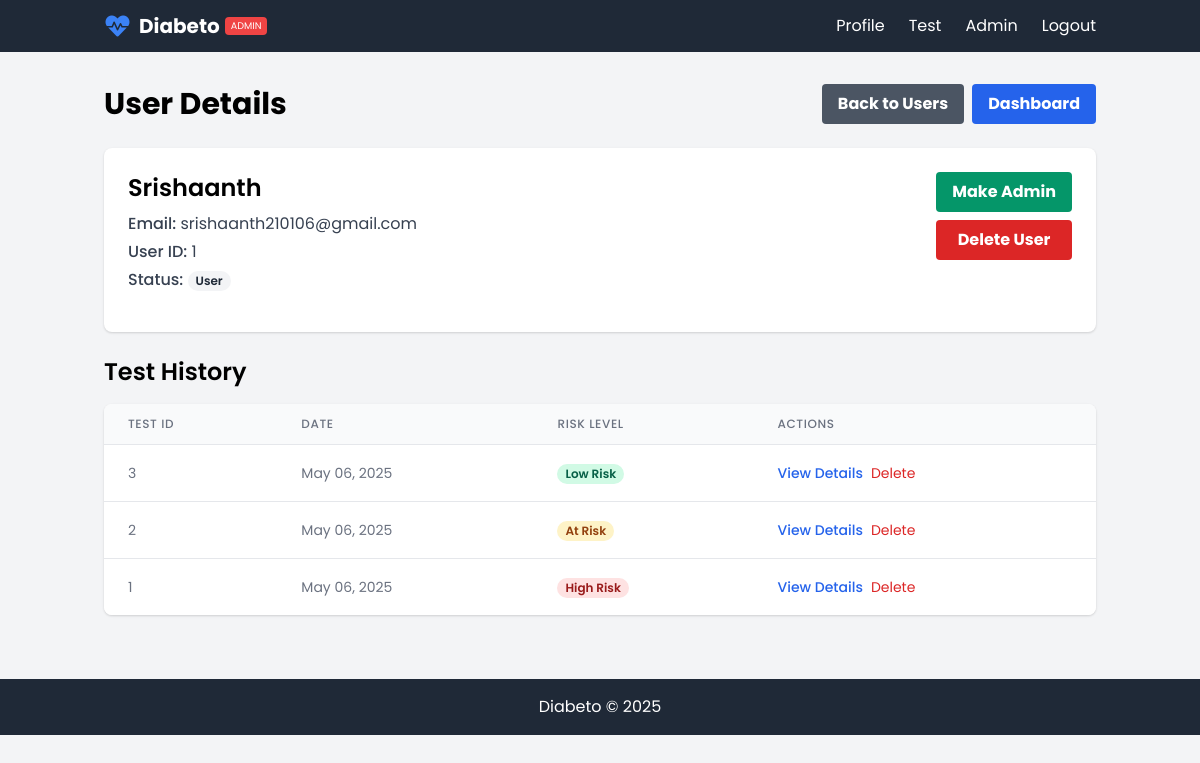
Page /admin/user/1 (signed in) on the committed database.
### app.py (models this page shows, shortened)
class User(UserMixin, db.Model):
    id = db.Column(db.Integer, primary_key=True)
    name = db.Column(db.String(100), nullable=False)
    email = db.Column(db.String(120), unique=True, nullable=False)
    password_hash = db.Column(db.String(128), nullable=False)
    is_admin = db.Column(db.Boolean, default=False)  # New field for admin status
    test_results = db.relationship('TestResult', backref='user', lazy=True)

class TestResult(db.Model):
    id = db.Column(db.Integer, primary_key=True)
    user_id = db.Column(db.Integer, db.ForeignKey('user.id'), nullable=False)
    date = db.Column(db.DateTime, nullable=False, default=datetime.now)
    gender = db.Column(db.String(10), nullable=False)
    age = db.Column(db.Integer, nullable=False)
    glucose = db.Column(db.Float, nullable=False)
    bmi = db.Column(db.Float, nullable=False)
    sys_bp = db.Column(db.Float, nullable=False)
    dia_bp = db.Column(db.Float, nullable=False)
    risk_level = db.Column(db.String(20), nullable=False)
    risk_score = db.Column(db.Float, nullable=False)  # Numerical score for the chart

### app.py (the view)
@app.route("/admin/user/<int:user_id>")
@login_required
@admin_required
def admin_user_details(user_id):
    user = User.query.get_or_404(user_id)
    tests = TestResult.query.filter_by(user_id=user_id).order_by(TestResult.date.desc()).all()
    tests_data = []
    for test in tests:
        tests_data.append({
            'id': test.id,
            'date': test.date.strftime('%b %d, %Y'),
            'risk_level': test.risk_level,
            'risk_class': 'risk-low' if test.risk_level == "Low Risk" else
                          'risk-medium' if test.risk_level == "At Risk" else 'risk-high'
        })
    return render_template("admin/user_details.html", user=user, tests=tests_data)

### app.py (called while the page is built)
def admin_required(f):
    @wraps(f)
    def decorated_function(*args, **kwargs):
        if not current_user.is_authenticated or not current_user.is_admin:
            abort(403)  # Forbidden
        return f(*args, **kwargs)
    return decorated_function

@login_manager.user_loader
def load_user(user_id):
    return User.query.get(int(user_id))

### templates/admin/user_details.html (shortened to what this page needs)
{% extends "base.html" %}
{% block content %}
<div class="container mx-auto px-4 py-8">
    <div class="flex justify-between items-center mb-6">
        <h1 class="text-3xl font-bold">User Details</h1>
        <div class="flex space-x-2">
            <a href="{{ url_for('admin_users') }}" class="bg-gray-600 hover:bg-gray-700 text-white font-bold py-2 px-4 rounded">
                Back to Users
            </a>
            <a href="{{ url_for('admin_dashboard') }}" class="bg-blue-600 hover:bg-blue-700 text-white font-bold py-2 px-4 rounded">
                Dashboard
            </a>
        </div>
    </div>
    <div class="bg-white rounded-lg shadow p-6 mb-6">
        <div class="flex justify-between">
            <div>
                <h2 class="text-2xl font-semibold mb-2">{{ user.name }}</h2>
                <p class="text-gray-700 mb-1"><span class="font-medium">Email:</span> {{ user.email }}</p>
                <p class="text-gray-700 mb-1"><span class="font-medium">User ID:</span> {{ user.id }}</p>
                <p class="text-gray-700 mb-4">
                    <span class="font-medium">Status:</span>
                    {% if user.is_admin %}
                    <span class="px-2 inline-flex text-xs leading-5 font-semibold rounded-full bg-green-100 text-green-800">Admin</span>
                    {% else %}
                    <span class="px-2 inline-flex text-xs leading-5 font-semibold rounded-full bg-gray-100 text-gray-800">User</span>
                    {% endif %}
                </p>
            </div>
            <div class="flex flex-col space-y-2">
                {% if not user.is_admin %}
                <form action="{{ url_for('admin_make_admin', user_id=user.id) }}" method="POST">
                    <button type="submit" class="w-full bg-green-600 hover:bg-green-700 text-white font-bold py-2 px-4 rounded" onclick="return confirm('Make {{ user.name }} an admin?')">
                        Make Admin
                    </button>
                </form>
                {% else %}
                <form action="{{ url_for('admin_remove_admin', user_id=user.id) }}" method="POST">
                    <button type="submit" class="w-full bg-yellow-600 hover:bg-yellow-700 text-white font-bold py-2 px-4 rounded" onclick="return confirm('Remove admin privileges from {{ user.name }}?')">
                        Remove Admin
                    </button>
                </form>
                {% endif %}
                <form action="{{ url_for('admin_delete_user', user_id=user.id) }}" method="POST">
                    <button type="submit" class="w-full bg-red-600 hover:bg-red-700 text-white font-bold py-2 px-4 rounded" onclick="return confirm('Delete user {{ user.name }}? This will also delete all associated test results.')">
                        Delete User
                    </button>
                </form>
            </div>
        </div>
    </div>
    <h2 class="text-2xl font-semibold mb-4">Test History</h2>
    {% if tests %}
    <div class="bg-white rounded-lg shadow overflow-hidden">
        <table class="min-w-full divide-y divide-gray-200">
            <thead class="bg-gray-50">
                <tr>
                    <th scope="col" class="px-6 py-3 text-left text-xs font-medium text-gray-500 uppercase tracking-wider">Test ID</th>
                    <th scope="col" class="px-6 py-3 text-left text-xs font-medium text-gray-500 uppercase tracking-wider">Date</th>
                    <th scope="col" class="px-6 py-3 text-left text-xs font-medium text-gray-500 uppercase tracking-wider">Risk Level</th>
                    <th scope="col" class="px-6 py-3 text-left text-xs font-medium text-gray-500 uppercase tracking-wider">Actions</th>
                </tr>
            </thead>
            <tbody class="bg-white divide-y divide-gray-200">
                {% for test in tests %}
                <tr>
                    <td class="px-6 py-4 whitespace-nowrap text-sm text-gray-500">{{ test.id }}</td>
                    <td class="px-6 py-4 whitespace-nowrap text-sm text-gray-500">{{ test.date }}</td>
                    <td class="px-6 py-4 whitespace-nowrap">
                        <span class="px-2 inline-flex text-xs leading-5 font-semibold rounded-full
                            {% if test.risk_class == 'risk-low' %}
                                bg-green-100 text-green-800
                            {% elif test.risk_class == 'risk-medium' %}
                                bg-yellow-100 text-yellow-800
                            {% else %}
                                bg-red-100 text-red-800
                            {% endif %}">
                            {{ test.risk_level }}
                        </span>
                    </td>
                    <td class="px-6 py-4 whitespace-nowrap text-sm font-medium">
                        <div class="flex space-x-2">
                            <a href="{{ url_for('test_details', test_id=test.id) }}" class="text-blue-600 hover:text-blue-900">View Details</a>
                            <form action="{{ url_for('admin_delete_test', test_id=test.id) }}" method="POST" class="inline">
                                <button type="submit" class="text-red-600 hover:text-red-900" onclick="return confirm('Delete test #{{ test.id }}?')">
                                    Delete
                                </button>
                            </form>
                        </div>
                    </td>
                </tr>
                {% endfor %}
            </tbody>
        </table>
    </div>
    {% else %}
    <div class="bg-white rounded-lg shadow p-6 text-center">
        <p class="text-gray-700">This user has no test results yet.</p>
    </div>
    {% endif %}
</div>
{% endblock %}

### templates/base.html (style rules this page uses)
body { font-family: 'Poppins', sans-serif; }

### rows in the picture
User: name "Srishaanth", email "srishaanth210106@gmail.com", id "1"
TestResult: id "3", date "May 06, 2025", risk_level "Low Risk"
TestResult: id "2", date "May 06, 2025", risk_level "At Risk"
TestResult: id "1", date "May 06, 2025", risk_level "High Risk"
